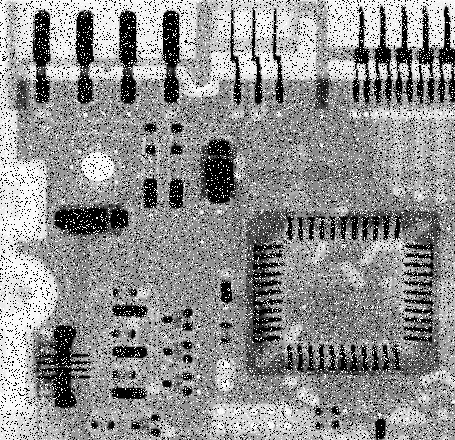
#> input picture images/ckt-board-saltpep.tif, 455 x 440 px
$ python q1.1_sobel.py images/ckt-board-saltpep.tif out.png   (Python 2 division)
#> lines starting #> are read from the running program, lines starting #| are printed output that depends on the picture
from PIL import Image
import numpy
import random
import sys
import math


im = Image.open(sys.argv[1])
#> im is the input picture: PIL image 455x440 L; min 0, max 255, mean 144.1
# im.show()

sobel_x = [[-1, 0, 1],
			[-2, 0, 2],
			[-1, 0, 1]]

sobel_y = [[-1, -2, -1],
			[0, 0, 0],
			[1, 2, 1]]


imarray = numpy.array(im)
print imarray.shape
#| (440, 455)

if len(sys.argv) != 3:
	raise Exception("Wrong arguments. Supply input and output files.")
outarray = [[0 for x in range(imarray.shape[1])] for y in range(imarray.shape[0])]

i = 1
while (i<imarray.shape[0]-1):
	j = 1
	while (j<imarray.shape[1]-1):
		pixel_x = (sobel_x[0][0]*imarray[i-1][j-1] + sobel_x[0][1]*imarray[i-1][j] + sobel_x[0][2]*imarray[i-1][j+1]) + \
		(sobel_x[1][0]*imarray[i][j-1] + sobel_x[1][1]*imarray[i][j] + sobel_x[1][2]*imarray[i][j+1]) + \
		(sobel_x[2][0]*imarray[i+1][j-1] + sobel_x[2][1]*imarray[i+1][j] + sobel_x[2][2]*imarray[i+1][j+1])

		pixel_y = (sobel_y[0][0]*imarray[i-1][j-1] + sobel_y[0][1]*imarray[i-1][j] + sobel_y[0][2]*imarray[i-1][j+1]) + (sobel_y[1][0]*imarray[i][j-1] + sobel_y[1][1]*imarray[i][j] + sobel_y[1][2]*imarray[i][j+1]) + (sobel_y[2][0]*imarray[i+1][j-1] + sobel_y[2][1]*imarray[i+1][j] + sobel_y[2][2]*imarray[i+1][j+1])

		val = int(math.sqrt(pixel_x*pixel_x + pixel_y*pixel_y))

		if val < 0:
			val = 0

		if val > 255:
			val = 255

		outarray[i][j] = val

		j += 1

	i += 1
#> after the loop, i = 439; outarray = 440 items

out = Image.fromarray(numpy.asarray(outarray, dtype=numpy.uint8))
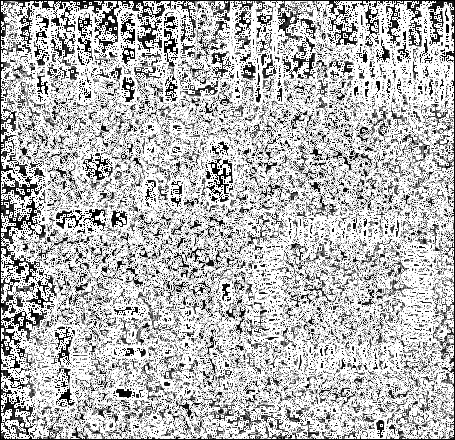
#> out: PIL image 455x440 L; min 0, max 255, mean 183.3
out.save(sys.argv[2]+"-q1.1.png")
